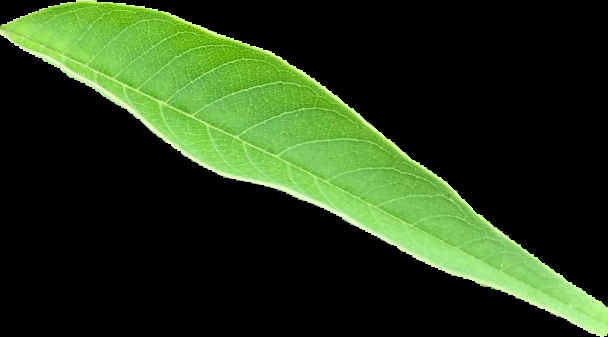
#> input picture raws/Vitex_nagundo/download (26).png, 608 x 337 px; its folder holds only this picture in this run
$ jupyter execute image_augmentation.ipynb
#> lines starting #> are read from the running program, lines starting #| are printed output that depends on the picture
[cell 1]
import os
import cv2
import numpy as np

[cell 2]
# Folder path containing images
folder_path = '../raws/Vitex_nagundo/'

[cell 3]
# Define augmentation functions
def rotate(image, angle):
    M = cv2.getRotationMatrix2D((image.shape[1] / 2, image.shape[0] / 2), angle, 1)
    rotated_image = cv2.warpAffine(image, M, (image.shape[1], image.shape[0]))
    return rotated_image

[cell 4]
def scale(image, factor):
    M = cv2.getRotationMatrix2D((image.shape[1] / 2, image.shape[0] / 2), 0, factor)
    scaled_image = cv2.warpAffine(image, M, (image.shape[1], image.shape[0]))
    return scaled_image

[cell 5]
def flip(image, flip_type):
    if flip_type == 1:
        flipped_image = cv2.flip(image, 1)  # Horizontal flip
    elif flip_type == 2:
        flipped_image = cv2.flip(image, 0)  # Vertical flip
    else:
        flipped_image = image  # No flip
    return flipped_image

[cell 6]
for filename in os.listdir(folder_path):
    if filename.endswith('.jpg') or filename.endswith('.png'):  # Add more image file extensions if needed
        # Load image
        image_path = os.path.join(folder_path, filename)
        image = cv2.imread(image_path)
#> image is the input picture: shape (337, 608, 3); mean B, G, R 24.6, 56.4, 36.8

        # Apply image augmentations
        for i in range(5):  # Apply rotation augmentation 5 times
            rotation_angle = np.random.uniform(-45, 45)  # Randomly select rotation angle between -45 and 45 degrees
            rotated_image = rotate(image, rotation_angle)


            augmented_filename = os.path.splitext(filename)[0] + f'_rotate_{i+1}_' + os.path.splitext(filename)[1]  # Add prefix for augmented images
            augmented_image_path = os.path.join(augmented_filename)
            cv2.imwrite(augmented_image_path, rotated_image)

            print(f'Augmented image saved: {augmented_image_path}')
#> this loop made 5 passes
#> pass 1, in rotate, `rotated_image = cv2.warpAffine(image, M, (image.shape[1], image.shape[..`:
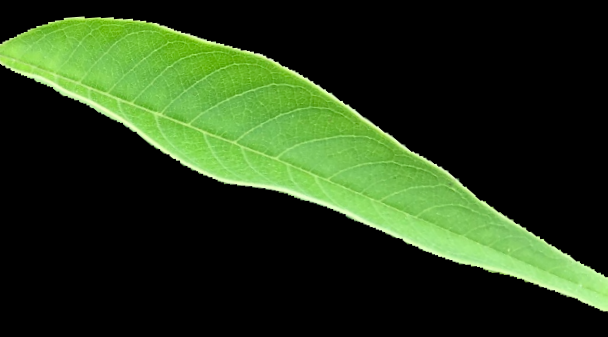
#> rotated_image: shape (337, 608, 3); mean B, G, R 24.3, 55.8, 36.4
#> pass 2, in rotate (call 2), `rotated_image = cv2.warpAffine(image, M, (image.shape[1], image.shape[..`:
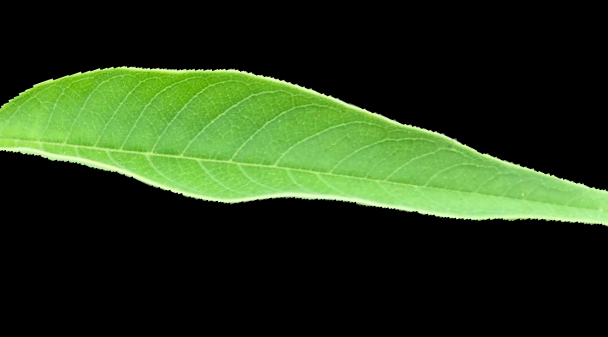
#> rotated_image: shape (337, 608, 3); mean B, G, R 23.5, 54.3, 35.2
#> pass 3, in rotate (call 3), `rotated_image = cv2.warpAffine(image, M, (image.shape[1], image.shape[..`:
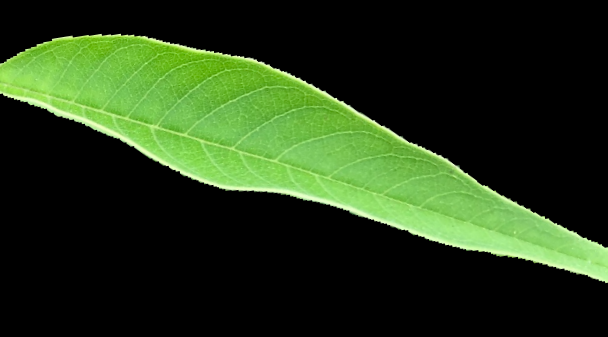
#> rotated_image: shape (337, 608, 3); mean B, G, R 23.9, 55.2, 35.9

print('Image augmentation complete!')

$ run again, on raws/Vitex_nagundo/download (29).png
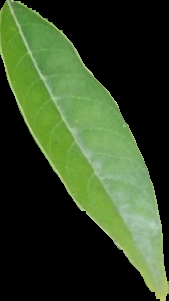
#> input picture raws/Vitex_nagundo/download (29).png, 169 x 301 px
#> image is the input picture: shape (301, 169, 3); mean B, G, R 37.3, 69.5, 51
#> the loop `for i in range(5):` made 5 passes
#> pass 1, in rotate, `rotated_image = cv2.warpAffine(image, M, (image.shape[1], image.shape[..`:
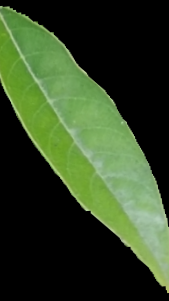
#> rotated_image: shape (301, 169, 3); mean B, G, R 36, 66.6, 48.8
#> pass 3, in rotate (call 3), `rotated_image = cv2.warpAffine(image, M, (image.shape[1], image.shape[..`:
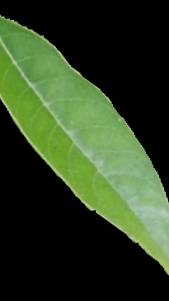
#> rotated_image: shape (301, 169, 3); mean B, G, R 33.8, 62.5, 45.6
